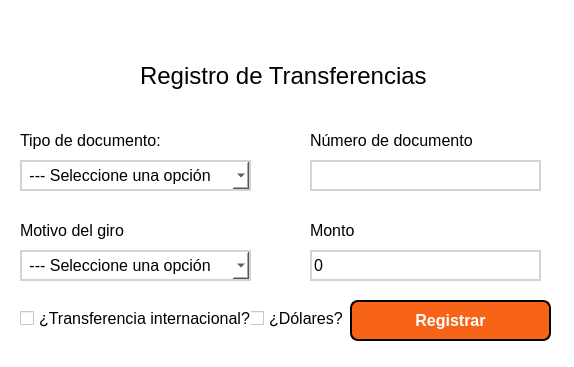
<?xml version="1.0" encoding="UTF-8"?>
<ui version="4.0">
 <class>Dialog</class>
 <widget class="QDialog" name="Dialog">
  <property name="geometry">
   <rect>
    <x>0</x>
    <y>0</y>
    <width>574</width>
    <height>367</height>
   </rect>
  </property>
  <property name="windowTitle">
   <string>Dialog</string>
  </property>
  <property name="styleSheet">
   <string notr="true">background-color: white;</string>
  </property>
  <widget class="QLineEdit" name="txtMonto">
   <property name="geometry">
    <rect>
     <x>310</x>
     <y>250</y>
     <width>231</width>
     <height>31</height>
    </rect>
   </property>
   <property name="font">
    <font>
     <pointsize>12</pointsize>
    </font>
   </property>
   <property name="styleSheet">
    <string notr="true">border: 2px solid rgb(211, 211, 211);</string>
   </property>
   <property name="text">
    <string>0</string>
   </property>
  </widget>
  <widget class="QComboBox" name="cbMotivo">
   <property name="geometry">
    <rect>
     <x>20</x>
     <y>250</y>
     <width>231</width>
     <height>31</height>
    </rect>
   </property>
   <property name="font">
    <font>
     <pointsize>12</pointsize>
    </font>
   </property>
   <property name="styleSheet">
    <string notr="true">border: 2px solid rgb(211, 211, 211);</string>
   </property>
   <item>
    <property name="text">
     <string> --- Seleccione una opción</string>
    </property>
   </item>
   <item>
    <property name="text">
     <string>Honorarios/Servicios técnicos</string>
    </property>
   </item>
   <item>
    <property name="text">
     <string>Remesas/Giros</string>
    </property>
   </item>
   <item>
    <property name="text">
     <string>Donaciones</string>
    </property>
   </item>
  </widget>
  <widget class="QCheckBox" name="checkDolares">
   <property name="geometry">
    <rect>
     <x>250</x>
     <y>310</y>
     <width>231</width>
     <height>17</height>
    </rect>
   </property>
   <property name="font">
    <font>
     <pointsize>12</pointsize>
    </font>
   </property>
   <property name="text">
    <string>¿Dólares?</string>
   </property>
  </widget>
  <widget class="QLabel" name="label_6">
   <property name="geometry">
    <rect>
     <x>20</x>
     <y>130</y>
     <width>151</width>
     <height>20</height>
    </rect>
   </property>
   <property name="font">
    <font>
     <pointsize>12</pointsize>
    </font>
   </property>
   <property name="text">
    <string>Tipo de documento:</string>
   </property>
  </widget>
  <widget class="QCheckBox" name="checkInternacional">
   <property name="geometry">
    <rect>
     <x>20</x>
     <y>310</y>
     <width>231</width>
     <height>17</height>
    </rect>
   </property>
   <property name="font">
    <font>
     <pointsize>12</pointsize>
    </font>
   </property>
   <property name="text">
    <string>¿Transferencia internacional?</string>
   </property>
  </widget>
  <widget class="QLabel" name="label_5">
   <property name="geometry">
    <rect>
     <x>140</x>
     <y>60</y>
     <width>291</width>
     <height>31</height>
    </rect>
   </property>
   <property name="font">
    <font>
     <pointsize>18</pointsize>
    </font>
   </property>
   <property name="text">
    <string>Registro de Transferencias</string>
   </property>
  </widget>
  <widget class="QLabel" name="label_7">
   <property name="geometry">
    <rect>
     <x>310</x>
     <y>130</y>
     <width>171</width>
     <height>20</height>
    </rect>
   </property>
   <property name="font">
    <font>
     <pointsize>12</pointsize>
    </font>
   </property>
   <property name="text">
    <string>Número de documento</string>
   </property>
  </widget>
  <widget class="QLabel" name="label_8">
   <property name="geometry">
    <rect>
     <x>20</x>
     <y>220</y>
     <width>151</width>
     <height>20</height>
    </rect>
   </property>
   <property name="font">
    <font>
     <pointsize>12</pointsize>
    </font>
   </property>
   <property name="text">
    <string>Motivo del giro</string>
   </property>
  </widget>
  <widget class="QLabel" name="label">
   <property name="geometry">
    <rect>
     <x>260</x>
     <y>10</y>
     <width>51</width>
     <height>41</height>
    </rect>
   </property>
   <property name="text">
    <string/>
   </property>
   <property name="pixmap">
    <pixmap>../logo_sena.png</pixmap>
   </property>
  </widget>
  <widget class="QComboBox" name="cbTipo">
   <property name="geometry">
    <rect>
     <x>20</x>
     <y>160</y>
     <width>231</width>
     <height>31</height>
    </rect>
   </property>
   <property name="font">
    <font>
     <pointsize>12</pointsize>
    </font>
   </property>
   <property name="styleSheet">
    <string notr="true">border: 2px solid rgb(211, 211, 211);</string>
   </property>
   <item>
    <property name="text">
     <string> --- Seleccione una opción</string>
    </property>
   </item>
   <item>
    <property name="text">
     <string>DNI - Documento Nacional de Identificación</string>
    </property>
   </item>
   <item>
    <property name="text">
     <string>PP - Pasaporte</string>
    </property>
   </item>
   <item>
    <property name="text">
     <string>VISA</string>
    </property>
   </item>
  </widget>
  <widget class="QLabel" name="label_9">
   <property name="geometry">
    <rect>
     <x>310</x>
     <y>220</y>
     <width>171</width>
     <height>20</height>
    </rect>
   </property>
   <property name="font">
    <font>
     <pointsize>12</pointsize>
    </font>
   </property>
   <property name="text">
    <string>Monto</string>
   </property>
  </widget>
  <widget class="QPushButton" name="btnRegistrar">
   <property name="geometry">
    <rect>
     <x>350</x>
     <y>300</y>
     <width>201</width>
     <height>41</height>
    </rect>
   </property>
   <property name="font">
    <font>
     <pointsize>12</pointsize>
     <weight>75</weight>
     <bold>true</bold>
    </font>
   </property>
   <property name="cursor">
    <cursorShape>PointingHandCursor</cursorShape>
   </property>
   <property name="styleSheet">
    <string notr="true">background-color: #F76418; 
color: white;
border: 2px solid black;
border-radius: 8px;</string>
   </property>
   <property name="text">
    <string>Registrar</string>
   </property>
  </widget>
  <widget class="QLineEdit" name="txtDocumento">
   <property name="geometry">
    <rect>
     <x>310</x>
     <y>160</y>
     <width>231</width>
     <height>31</height>
    </rect>
   </property>
   <property name="font">
    <font>
     <pointsize>12</pointsize>
    </font>
   </property>
   <property name="styleSheet">
    <string notr="true">border: 2px solid rgb(211, 211, 211);</string>
   </property>
  </widget>
 </widget>
 <resources/>
 <connections/>
</ui>
